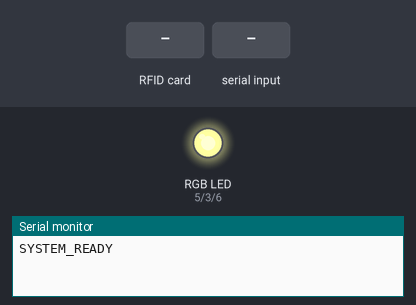
The sketch below on a simulated Arduino Uno, built with avr-gcc and run on an emulated ATmega328P. Shown: an RGB LED mixed from three pins (HIGH = lit), the last lines printed to the serial monitor. Dashed ring = blinking. The inputs (shaded band) are chosen by the test bench. Pins used as bus, display or sensor lines are not drawn.

Above: at 5.66 s.
5.7 s: RFID card 5E 7A 19 C4 held to the reader
At 6.94 s:
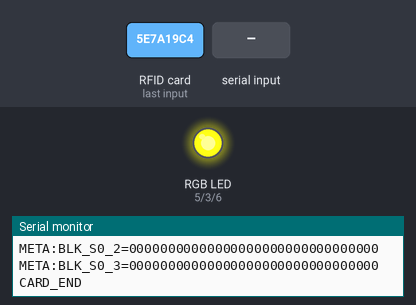
8.7 s: "WRITE:\n" received over Serial
At 8.88 s:
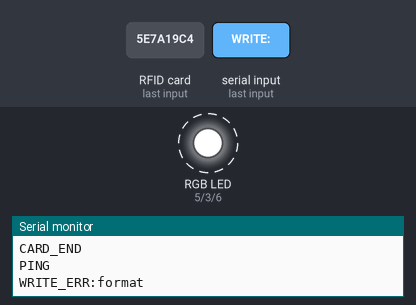
11.7 s: "RGB:\n" received over Serial
At 13.43 s:
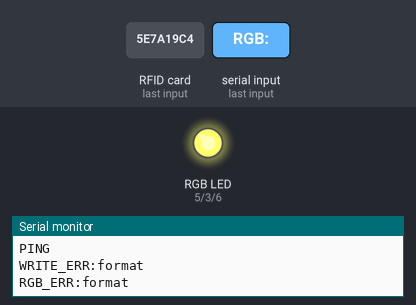
14.7 s: "PING:1\n" received over Serial
Timing chart, 0 to 18.7 s (numbered marks = the images above; inputs shaded):
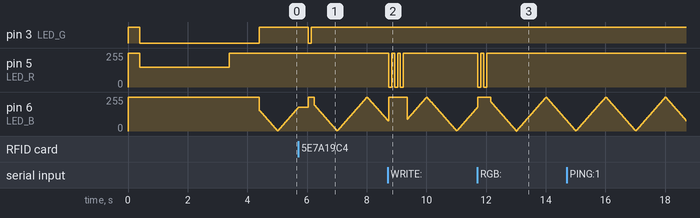

The sketch:

RFID_AccessControl.ino
```cpp
/**
 * RFID Access Control — версия с RGB (Общий Анод) + Кастомный старт
 */

#include <stdio.h>
#include <SPI.h>
#include <MFRC522.h>

#define RST_PIN       9
#define SS_PIN        10

// Наши ШИМ-пины для RGB
#define LED_R         5   // Красный
#define LED_G         3   // Зеленый
#define LED_B         6   // Синий

// Значения для ШИМ (Общий анод: 0 = максимум яркости, 255 = выключен)
#define LED_ON_MAX    0
#define LED_OFF       255

#define HEARTBEAT_MS   8000
#define DEBOUNCE_MS    2500
#define INIT_RETRIES   5
#define INIT_DELAY_MS  500

MFRC522 mfrc522(SS_PIN, RST_PIN);
MFRC522::MIFARE_Key key;

unsigned long lastHeartbeat = 0;
unsigned long lastScanTime = 0;
String lastScanUid = "";
bool mfrcReady = false;

// Глобальная переменная для управления эффектом "дыхания"
bool isIdle = true;
bool manualColorEnabled = false;
uint8_t manualColorR = 0;
uint8_t manualColorG = 0;
uint8_t manualColorB = 0;

uint8_t rgbToPwm(uint8_t value) {
  return (uint8_t)(255 - value);
}

void applyRgb(uint8_t r, uint8_t g, uint8_t b) {
  analogWrite(LED_R, rgbToPwm(r));
  analogWrite(LED_G, rgbToPwm(g));
  analogWrite(LED_B, rgbToPwm(b));
}

int hexDigitToInt(char c) {
  if (c >= '0' && c <= '9') return c - '0';
  if (c >= 'A' && c <= 'F') return c - 'A' + 10;
  if (c >= 'a' && c <= 'f') return c - 'a' + 10;
  return -1;
}

bool parseHexByte(String s, uint8_t *out) {
  if (s.length() != 2) return false;
  int h = hexDigitToInt(s.charAt(0));
  int l = hexDigitToInt(s.charAt(1));
  if (h < 0 || l < 0) return false;
  *out = (uint8_t)((h << 4) | l);
  return true;
}

void waitForSerial() {
#if defined(__AVR_ATmega32U4__) || defined(ARDUINO_SAM_DUE)
  unsigned long t = millis();
  while (!Serial && (millis() - t < 5000)) { delay(10); }
#endif
}

void turnOffLeds() {
  analogWrite(LED_R, LED_OFF);
  analogWrite(LED_G, LED_OFF);
  analogWrite(LED_B, LED_OFF);
}

// === НОВАЯ СТАРТОВАЯ АНИМАЦИЯ ===
void startupAnimation() {
  isIdle = false; // Отключаем дыхание на время анимации

  // 1. Горим желтым 3 секунды.
  // Глушим красный (150), зеленый на максимум (0), синий выключен (255)
  analogWrite(LED_R, 150);
  analogWrite(LED_G, LED_ON_MAX);
  analogWrite(LED_B, LED_OFF);
  delay(3000);

  // 2. Чуть горим зеленым (1 секунду)
  analogWrite(LED_R, LED_OFF);
  analogWrite(LED_G, LED_ON_MAX);
  analogWrite(LED_B, LED_OFF);
  delay(1000);

  // Выключаем всё перед переходом в режим ожидания
  turnOffLeds();
  isIdle = true; // Разрешаем синее "дыхание" в loop()
}

// Функция плавного "дыхания" синим цветом
void breatheBlue() {
  unsigned long time = millis() % 2000;
  int brightness;

  if (time < 1000) {
    brightness = map(time, 0, 1000, 255, 0);
  } else {
    brightness = map(time, 1000, 2000, 0, 255);
  }

  analogWrite(LED_B, brightness);
  analogWrite(LED_R, LED_OFF);
  analogWrite(LED_G, LED_OFF);
}

// Функция для жесткого мигания (индикация успеха/ошибки)
void blinkLedAnalog(uint8_t pin, uint8_t n) {
  isIdle = false;
  turnOffLeds();

  for (uint8_t i = 0; i < n; i++) {
    analogWrite(pin, LED_ON_MAX);
    delay(100);
    analogWrite(pin, LED_OFF);
    delay(100);
  }
  isIdle = true;
}


void setup() {
  pinMode(LED_G, OUTPUT);
  pinMode(LED_B, OUTPUT);
  pinMode(LED_R, OUTPUT);

  turnOffLeds();

  Serial.begin(9600);
  waitForSerial();

  delay(300);
  SPI.begin();

  for (byte i = 0; i < INIT_RETRIES; i++) {
    mfrc522.PCD_Init();
    delay(50);
    mfrc522.PCD_SetAntennaGain(mfrc522.RxGain_max);

    byte v = mfrc522.PCD_ReadRegister(mfrc522.VersionReg);
    if (v == 0x00 || v == 0xFF) {
      if (i < INIT_RETRIES - 1) {
        delay(INIT_DELAY_MS);
        continue;
      }
      mfrcReady = false;
      Serial.println("INIT_ERR:MFRC522");
      analogWrite(LED_R, LED_ON_MAX);
      isIdle = false;
      break;
    }
    mfrcReady = true;
    break;
  }

  for (byte i = 0; i < 6; i++) {
    key.keyByte[i] = 0xFF;
  }

  if (mfrcReady) {
    Serial.println("SYSTEM_READY");
    startupAnimation(); // Вызываем нашу новую красивую анимацию
  }
}

void loop() {
  if (isIdle && mfrcReady) {
    if (manualColorEnabled) {
      applyRgb(manualColorR, manualColorG, manualColorB);
    } else {
      breatheBlue();
    }
  }

  if (millis() - lastHeartbeat >= HEARTBEAT_MS) {
    Serial.println("PING");
    lastHeartbeat = millis();
  }

  processSerialCommands();

  if (!mfrcReady) {
    delay(500);
    return;
  }

  if (!mfrc522.PICC_IsNewCardPresent() || !mfrc522.PICC_ReadCardSerial()) {
    return;
  }

  String uidStr = uidToString(mfrc522.uid);
  unsigned long now = millis();
  if (uidStr == lastScanUid && (now - lastScanTime) < DEBOUNCE_MS) {
    mfrc522.PICC_HaltA();
    mfrc522.PCD_StopCrypto1();
    return;
  }

  lastScanUid = uidStr;
  lastScanTime = now;

  Serial.print("SCAN:");
  Serial.println(uidStr);
  sendFullCardDetails();

  blinkLedAnalog(LED_G, 1);

  mfrc522.PICC_HaltA();
  mfrc522.PCD_StopCrypto1();
}

void metaLine(const char *key, const char *val) {
  Serial.print("META:");
  Serial.print(key);
  Serial.print("=");
  Serial.println(val);
}

void metaLineInt(const char *key, int v) {
  Serial.print("META:");
  Serial.print(key);
  Serial.print("=");
  Serial.println(v);
}

void metaHex(const char *key, byte *buf, byte len) {
  Serial.print("META:");
  Serial.print(key);
  Serial.print("=");
  for (byte i = 0; i < len; i++) {
    if (buf[i] < 0x10) Serial.print("0");
    Serial.print(buf[i], HEX);
  }
  Serial.println();
}

void sendFullCardDetails() {
  MFRC522::PICC_Type piccType = mfrc522.PICC_GetType(mfrc522.uid.sak);

  metaLineInt("PICC_TYPE_ID", (int)piccType);
  Serial.print("META:PICC_TYPE_NAME=");
  Serial.println(mfrc522.PICC_GetTypeName(piccType));
  metaLineInt("UID_LEN_BYTES", (int)mfrc522.uid.size);
  metaHex("UID_RAW", mfrc522.uid.uidByte, mfrc522.uid.size);

  Serial.print("META:SAK=");
  if (mfrc522.uid.sak < 0x10) Serial.print("0");
  Serial.println(mfrc522.uid.sak, HEX);

  int memKb = 0;
  if (piccType == MFRC522::PICC_TYPE_MIFARE_MINI) memKb = 1;
  else if (piccType == MFRC522::PICC_TYPE_MIFARE_1K) memKb = 1;
  else if (piccType == MFRC522::PICC_TYPE_MIFARE_4K) memKb = 4;
  metaLineInt("MEM_KB_HINT", memKb);

  byte buffer[18];
  byte bufSize = sizeof(buffer);

  if (piccType == MFRC522::PICC_TYPE_MIFARE_MINI ||
      piccType == MFRC522::PICC_TYPE_MIFARE_1K ||
      piccType == MFRC522::PICC_TYPE_MIFARE_4K) {

    byte trailerBlock = 3;
    MFRC522::StatusCode st = (MFRC522::StatusCode)mfrc522.PCD_Authenticate(
      MFRC522::PICC_CMD_MF_AUTH_KEY_A, trailerBlock, &key, &(mfrc522.uid));
    if (st == MFRC522::STATUS_OK) {
      metaLine("SECTOR0_AUTH", "OK_KEY_A");
    } else {
      metaLineInt("SECTOR0_AUTH_ERR", (int)st);
    }

    if (st == MFRC522::STATUS_OK) {
      for (byte b = 0; b < 4; b++) {
        bufSize = sizeof(buffer);
        st = (MFRC522::StatusCode)mfrc522.MIFARE_Read(b, buffer, &bufSize);
        char keyb[16];
        snprintf(keyb, sizeof(keyb), "BLK_S0_%u", b);
        if (st == MFRC522::STATUS_OK) {
          metaHex(keyb, buffer, 16);
        } else {
          metaLine(keyb, "READ_ERR");
        }
      }
    }
  }
  else if (piccType == MFRC522::PICC_TYPE_MIFARE_UL) {
    metaLine("FAMILY", "Ultralight_NTAG");
    for (byte page = 0; page < 16; page += 4) {
      bufSize = sizeof(buffer);
      MFRC522::StatusCode stu = (MFRC522::StatusCode)mfrc522.MIFARE_Read(page, buffer, &bufSize);
      if (stu == MFRC522::STATUS_OK) {
        for (byte b = 0; b < 4; b++) {
          char kp[20];
          snprintf(kp, sizeof(kp), "UL_PAGE_%u", (unsigned int)(page + b));
          metaHex(kp, buffer + b * 4, 4);
        }
      } else {
        char kp[24];
        snprintf(kp, sizeof(kp), "UL_READ_ERR_%u", (unsigned int)page);
        metaLine(kp, "READ_ERR");
        if (page > 4) break;
      }
    }
  }
  else {
    metaLine("NOTE", "NO_EXTRA_MEMORY_DUMP_FOR_THIS_PICC_TYPE");
  }

  Serial.println("CARD_END");
}

String uidToString(MFRC522::Uid uid) {
  String s = "";
  for (byte i = 0; i < uid.size; i++) {
    if (uid.uidByte[i] < 0x10) s += "0";
    s += String(uid.uidByte[i], HEX);
  }
  s.toUpperCase();
  return s;
}

void processSerialCommands() {
  static String cmdBuffer = "";

  while (Serial.available()) {
    char c = Serial.read();
    if (c == '\n' || c == '\r') {
      if (cmdBuffer.length() > 0) {
        handleCommand(cmdBuffer);
        cmdBuffer = "";
      }
    } else if (c >= 32 && c < 127) {
      cmdBuffer += c;
      if (cmdBuffer.length() > 120) cmdBuffer = "";
    }
  }
}

void handleCommand(String cmd) {
  cmd.trim();
  if (cmd.length() < 1) return;

  if (cmd == "PING" || cmd.startsWith("PING")) {
    Serial.println("PONG");
    return;
  }

  if (cmd.startsWith("WRITE:")) {
    int i1 = cmd.indexOf(':', 6);
    int i2 = cmd.indexOf(':', i1 + 1);
    int i3 = cmd.indexOf(':', i2 + 1);
    if (i1 > 0 && i2 > 0 && i3 > 0) {
      byte sector = cmd.substring(6, i1).toInt();
      byte block = cmd.substring(i1 + 1, i2).toInt();
      String hexData = cmd.substring(i3 + 1);
      hexData.replace(" ", "");

      if (hexData.length() >= 32) {
        hexData = hexData.substring(0, 32);
        cmdWriteBlock(sector, block, hexData);
      } else {
        Serial.println("WRITE_ERR:bad_data");
        blinkLedAnalog(LED_R, 3);
      }
    } else {
      Serial.println("WRITE_ERR:format");
      blinkLedAnalog(LED_R, 3);
    }
    return;
  }

  if (cmd.startsWith("RGB:")) {
    String payload = cmd.substring(4);
    payload.trim();

    if (payload == "AUTO") {
      manualColorEnabled = false;
      Serial.println("RGB_OK:AUTO");
      return;
    }

    if (payload.length() == 6) {
      uint8_t r, g, b;
      bool ok = parseHexByte(payload.substring(0, 2), &r) &&
                parseHexByte(payload.substring(2, 4), &g) &&
                parseHexByte(payload.substring(4, 6), &b);
      if (!ok) {
        Serial.println("RGB_ERR:bad_hex");
        blinkLedAnalog(LED_R, 2);
        return;
      }

      manualColorR = r;
      manualColorG = g;
      manualColorB = b;
      manualColorEnabled = true;
      if (isIdle) {
        applyRgb(manualColorR, manualColorG, manualColorB);
      }
      Serial.println("RGB_OK");
      return;
    }

    Serial.println("RGB_ERR:format");
    blinkLedAnalog(LED_R, 2);
    return;
  }
}

void cmdWriteBlock(byte sector, byte blockNum, String hexStr) {
  unsigned long waitStart = millis();
  isIdle = false;
  turnOffLeds();
  analogWrite(LED_B, 100);

  while (!mfrc522.PICC_IsNewCardPresent() || !mfrc522.PICC_ReadCardSerial()) {
    processSerialCommands();
    if (millis() - waitStart > 15000) {
      Serial.println("WRITE_ERR:no_card");
      blinkLedAnalog(LED_R, 3);
      isIdle = true;
      return;
    }
    delay(50);
  }

  byte blockAddr = sector * 4 + (blockNum % 4);
  if (blockAddr % 4 == 3) {
    Serial.println("WRITE_ERR:trailer");
    blinkLedAnalog(LED_R, 3);
    mfrc522.PICC_HaltA();
    mfrc522.PCD_StopCrypto1();
    isIdle = true;
    return;
  }

  byte dataBlock[16];
  for (int i = 0; i < 16 && i * 2 < hexStr.length(); i++) {
    dataBlock[i] = (byte)strtol(hexStr.substring(i * 2, i * 2 + 2).c_str(), NULL, 16);
  }

  byte trailerBlock = (sector + 1) * 4 - 1;
  MFRC522::StatusCode status = (MFRC522::StatusCode)mfrc522.PCD_Authenticate(
    MFRC522::PICC_CMD_MF_AUTH_KEY_A, trailerBlock, &key, &(mfrc522.uid)
  );

  if (status != MFRC522::STATUS_OK) {
    Serial.print("WRITE_ERR:auth ");
    Serial.println(mfrc522.GetStatusCodeName(status));
    blinkLedAnalog(LED_R, 5);
    mfrc522.PICC_HaltA();
    mfrc522.PCD_StopCrypto1();
    isIdle = true;
    return;
  }

  status = (MFRC522::StatusCode)mfrc522.MIFARE_Write(blockAddr, dataBlock, 16);
  mfrc522.PICC_HaltA();
  mfrc522.PCD_StopCrypto1();

  if (status == MFRC522::STATUS_OK) {
    Serial.println("WRITE_OK");
    blinkLedAnalog(LED_G, 3);
  } else {
    Serial.print("WRITE_ERR:");
    Serial.println(mfrc522.GetStatusCodeName(status));
    blinkLedAnalog(LED_R, 5);
  }
  isIdle = true;
}
```

Measured:
- after the input at 5.7 s, pin 3 (LED_G): HIGH → LOW after 0.34 s, → HIGH 0.10 s later
- after the input at 8.7 s, pin 5 (LED_R): alternates 255/255 for 0.10 s and 0/255 for 0.10 s, 6 changes in all, then stays 255/255, starting at once
- after the input at 11.7 s, pin 5 (LED_R): alternates 255/255 for 0.10 s and 0/255 for 0.10 s, 4 changes in all, then stays 255/255, starting at once
